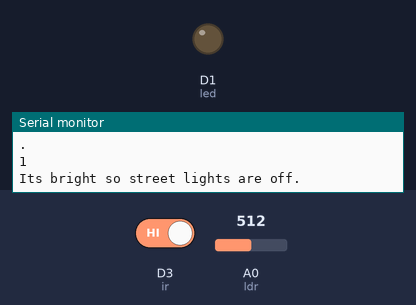
Recording of a sketch running on a simulated ESP8266 (NodeMCU). Parts: output pins drawn as LEDs (lit = HIGH), the last lines printed to the serial monitor. Inputs (shaded band) come from the test bench; at power-on: A0 (ldr) = 512, D3 (ir) HIGH. WiFi joins after 1.5 s; servers stay silent unless stated.

Above: at 3.2 s.
3.3 s: A0 (ldr) set to 108
4.8 s: A0 (ldr) set to 94
7.3 s: D3 (ir) driven LOW
At 9.2 s:
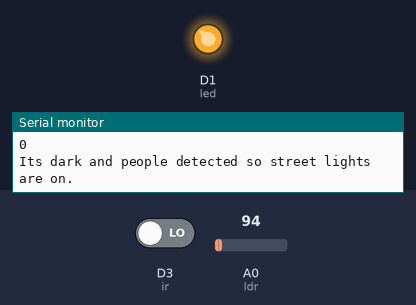
9.5 s: D3 (ir) driven HIGH
At 10.6 s:
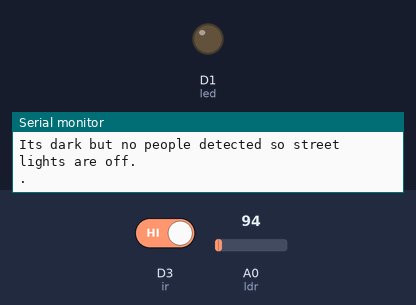
Timing chart, 0 to 12.5 s (numbered marks = the images above; inputs shaded):
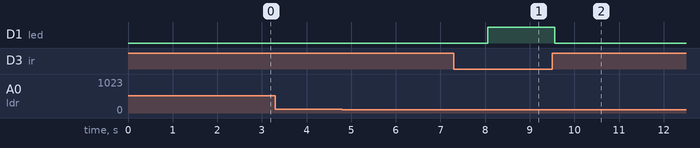

Measured:
- after the input at 7.3 s, D1 (led): LOW → HIGH after 0.76 s
- after the input at 9.5 s, D1 (led): HIGH → LOW after 0.06 s

The sketch:

Smart_Street_Light_System_Arduino_CODE.ino
```cpp
#include <ESP8266WiFi.h>;
#include <WiFiClient.h>;
#include <ThingSpeak.h>;

const char* ssid = "deepika";
const char* password = "88888888";

WiFiClient client;
unsigned long myChannelNumber = 2089305;
const char* myWriteAPIKey = "F8Q6CYT0WCRS1N20";

int ir = D3;
int led = D1;
int ldr = A0;
int val =0;
int timer = 0;
int count = 0;

void setup() {
  pinMode(ir,INPUT);
  pinMode(ldr,INPUT);
  pinMode(led,OUTPUT);
  Serial.begin(19200);
  Serial.println("Connected");
  WiFi.begin(ssid, password);
  while (WiFi.status() != WL_CONNECTED) {
    delay(1000);
    Serial.print(".");
  }
  Serial.println("");
  Serial.println("WiFi connected..!");
  ThingSpeak.begin(client);
}

void loop() {
  Serial.println(".");

  int s = digitalRead(ir);
  val = analogRead(ldr);

  //---timer
  if(timer>10){
    Serial.println();
    delay(1000);
    Serial.print("Count of people after 10s: ");
    delay(100);
    Serial.println(count);
    delay(100);
    ThingSpeak.writeField(myChannelNumber, 3,count,myWriteAPIKey);
    delay(1000);
    timer = 0;
    count = 0;
   }
  else{
    timer++;
    delay(50);
    if(s==0){
      count++;
    }
    Serial.println(s);
  }
  //---timer

  if(val<100)
  {
    if(s==1)
    {
      digitalWrite(led,LOW);
      Serial.println("Its dark but no people detected so street lights are off.");
    }
    else
    {
      digitalWrite(led,HIGH);
      Serial.println("Its dark and people detected so street lights are on.");
    }
  }
  else
  {
    digitalWrite(led,LOW);
    Serial.println("Its bright so street lights are off.");
  }
  ThingSpeak.writeField(myChannelNumber, 1,val, myWriteAPIKey);
  ThingSpeak.writeField(myChannelNumber, 2,s, myWriteAPIKey);
  delay(100);
}
```
